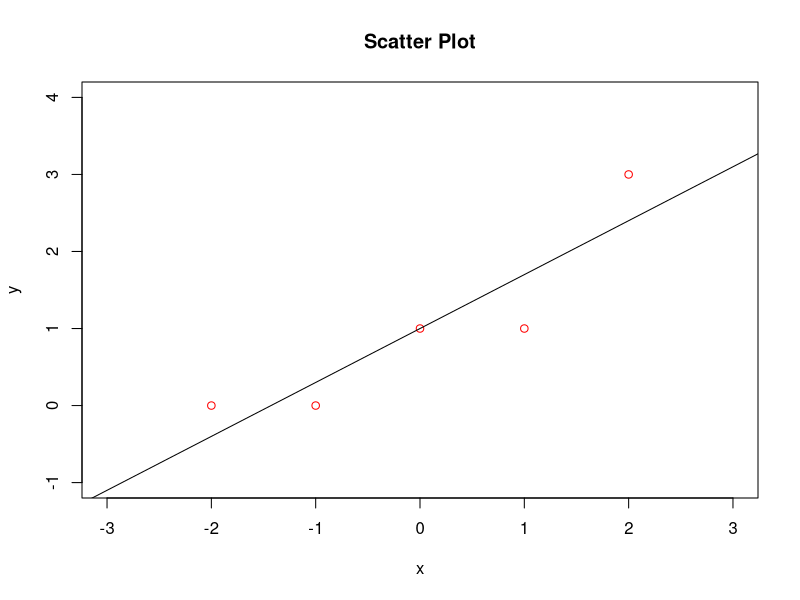
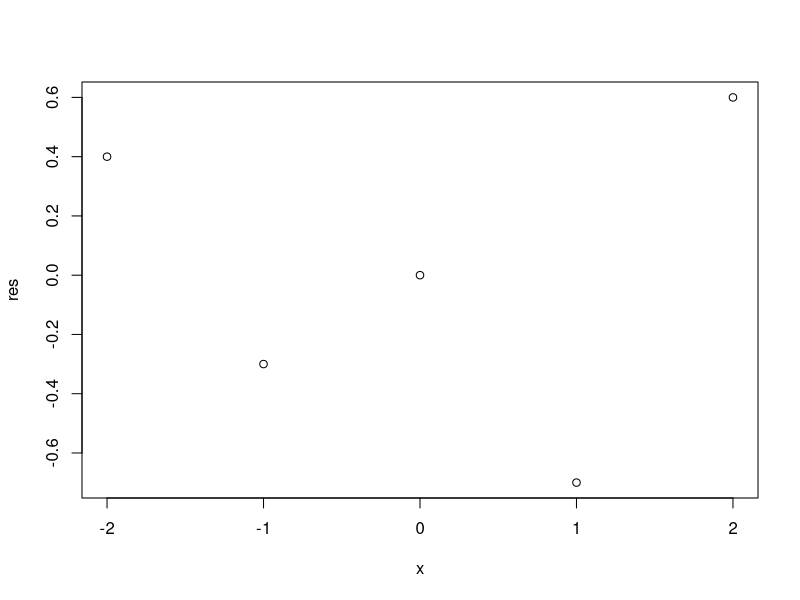

The R script that drew these images, in order:
# Wackerly Mathematical Statistics w/ app. 7th ed.
# Chapter 11 Questions
# Started August 17th, 2018
# Kenneth Sharman

x <- c(-2, -1, 0, 1, 2)
y <- c(0, 0, 1, 1, 3)
plot(x, y, col = "red", main = "Scatter Plot", ylim = c(-1, 4), xlim = c(-3, 3))

result <- lm(y ~ x)
result

abline(result)

summary(result)

# Find a confidence interval at x =1 
predict(result, data.frame(x = 1), level = .90, interval = "confidence")

# Find a confidence interval at x =2
predict(result, data.frame(x = 2), level = .90, interval = "prediction")

res<-resid(result)
res

plot(x,res)

qchisq(p=0.05, df=2, lower.tail = FALSE)
qchisq(p=0.05, df=2)
